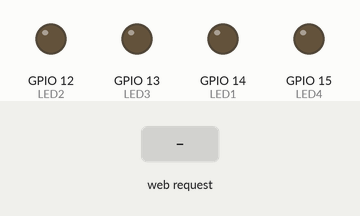
Simulated run of this sketch. Board: ESP8266 (NodeMCU). Parts: output pins drawn as LEDs (lit = HIGH). The test bench sets the inputs (shaded band). WiFi joins after 1.5 s; servers stay silent unless stated; what the sketch prints to the serial monitor is not drawn.

Above: at 2.7 s.
2.8 s: HTTP request GET /LED1=ON received
At 3.3 s:
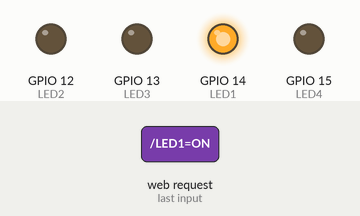
4.3 s: HTTP request GET /ALL=ON received
At 5.5 s:
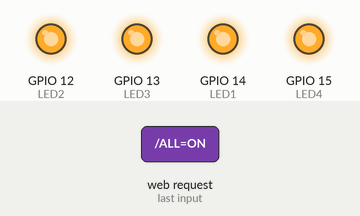
5.8 s: HTTP request GET /LED1=OFF received
At 6.8 s:
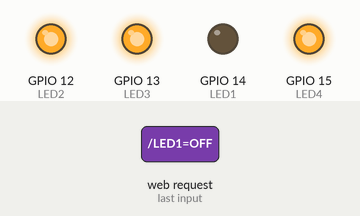
7.3 s: HTTP request GET /LED2=OFF received
At 7.9 s:
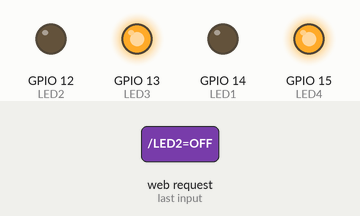
8.8 s: HTTP request GET /LED3=OFF received
At 9.1 s:
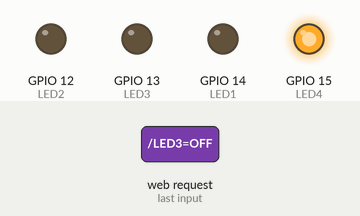
10.3 s: HTTP request GET /LED2=ON received
At 11.4 s:
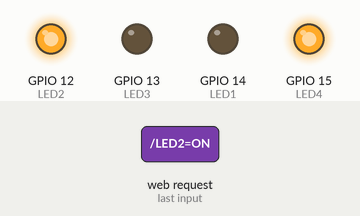
Timing chart, 0 to 12.8 s (numbered marks = the images above; inputs shaded):
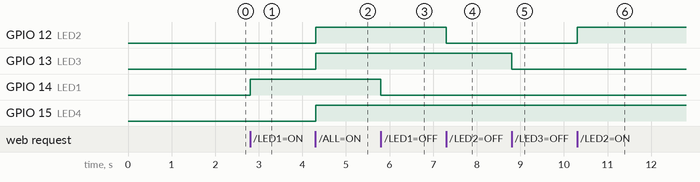

Measured:
- after the input at 2.8 s, GPIO 14 (LED1): LOW → HIGH at once
- after the input at 4.3 s, GPIO 12 (LED2), GPIO 13 (LED3), GPIO 15 (LED4): LOW → HIGH at once
- after the input at 5.8 s, GPIO 14 (LED1): HIGH → LOW at once
- after the input at 7.3 s, GPIO 12 (LED2): HIGH → LOW at once
- after the input at 8.8 s, GPIO 13 (LED3): HIGH → LOW at once
- after the input at 10.3 s, GPIO 12 (LED2): LOW → HIGH at once

The sketch:

nodemcu.ino
```cpp
#include <ESP8266WiFi.h>

//const for wifi
const char* ssid = "cobaa";
const char* password = "inipassword";

// declaring variables

int LED1 = 14; //D7 on ESP Board
int LED2 = 12; //D6 on ESP Board
int LED3 = 13; //D5 on ESP Board
int LED4 = 15; //D4 on ESP Board
  int value1 = LOW;
  int value2 = LOW;
  int value3 = LOW;
  int value4 = LOW;

//declare function to set up a http web server at port 80
WiFiServer server(80);

void setup() {
  //set serial data to baudrate to 115200
  Serial.begin(115200);
  delay(10);

  //declare function for led and then set all pin output to low
  pinMode(LED1, OUTPUT);
  pinMode(LED2, OUTPUT);
  pinMode(LED3, OUTPUT);
  pinMode(LED4, OUTPUT);
  digitalWrite(LED1, LOW);
  digitalWrite(LED2, LOW);
  digitalWrite(LED3, LOW);
  digitalWrite(LED4, LOW);

  // Connect to WiFi network
  Serial.println();
  Serial.println();
  Serial.print("Connecting to ");
  Serial.println(ssid);

  WiFi.begin(ssid, password);

  while (WiFi.status() != WL_CONNECTED) {
    delay(500);
    Serial.print(".");
  }
  Serial.println("");
  Serial.println("WiFi connected");

  // Start the server
  server.begin();
  Serial.println("Server started");

  // Print the IP address
  Serial.print("Use this URL to connect: ");
  Serial.print("http://");
  Serial.print(WiFi.localIP());
  Serial.println("/");

}

void loop() {
  // Check if a client has connected
  WiFiClient client = server.available();
  if (!client) {
    return;
  }

  // Wait until the client sends some data
  Serial.println("new client");
  while(!client.available()){
    delay(1);
  }

  // Read the first line of the request
  String request = client.readStringUntil('\r');
  Serial.println(request);
  client.flush();

// Set LED according to the request
  client.println("HTTP/1.1 200 OK");
  client.println("Content-Type: text/html");
  client.println(""); //  do not forget this one

  //make webpage for the server to serve
  client.println("<!DOCTYPE HTML>");
  client.println("<html>");
  client.println("<head>");
  client.println("<title>");
  client.println("WifiControl");
  client.println("</title>");
  client.println("</head>");
  client.println("<fieldset>");
  client.println("<font color = red>");
  client.println("<font-family = sans-serif>");
  client.print("Wifi Control");
  client.println("</font>");
  client.println("</fieldset>");
  client.println("<br><br>");

 // Return the response relay1
  client.print("LED1 is now: ");
  // if server find that client request page of LED then do

  // Return the response relay1
  if (request.indexOf("/LED1=ON") != -1)  {
    digitalWrite(LED1, HIGH);
    value1 = HIGH;
    }
  if (request.indexOf("/LED1=OFF") != -1)  {
    digitalWrite(LED1, LOW);
    value1 = LOW;
     }
     if(value1==HIGH){client.print("ON");}
     if(value1==LOW){client.print("OFF");}

  client.println("<br><br>");
  client.println("<a href=\"/LED1=ON\"\"><button>LED1 ON </button></a>");
  client.println("<a href=\"/LED1=OFF\"\"><button>LED1 OFF </button></a><br />");
  client.println("</html>");

 // Return the response relay2
 client.println("<br><br>");
 client.print("LED2 is now: ");
  // Control LED 2
  if (request.indexOf("/LED2=ON") != -1)  {
    digitalWrite(LED2, HIGH);
    value2 = HIGH;
    }
  if (request.indexOf("/LED2=OFF") != -1)  {
    digitalWrite(LED2, LOW);
    value2 = LOW;
    }
    if(value2==HIGH){client.print("ON");}
     if(value2==LOW){client.print("OFF");}

  client.println("<br><br>");
  client.println("<a href=\"/LED2=ON\"\"><button>LED2 ON </button></a>");
  client.println("<a href=\"/LED2=OFF\"\"><button>LED2 OFF </button></a><br />");
  client.println("</html>");

  // Return the response relay3
  client.println("<br><br>");
  client.print("LED3 is now: ");
  // Control LED 3
  if (request.indexOf("/LED3=ON") != -1)  {
    digitalWrite(LED3, HIGH);
    value3 = HIGH;
    }
  if (request.indexOf("/LED3=OFF") != -1)  {
    digitalWrite(LED3, LOW);
    value3 = LOW;
    }
    if(value3==HIGH){client.print("ON");}
     if(value3==LOW){client.print("OFF");}

  client.println("<br><br>");
  client.println("<a href=\"/LED3=ON\"\"><button>LED3 ON </button></a>");
  client.println("<a href=\"/LED3=OFF\"\"><button>LED3 OFF </button></a><br />");
  client.println("</html>");

  // Return the response relay4
  client.println("<br><br>");
  client.print("LED4 is now: ");
  // Control LED 4
  if (request.indexOf("/LED4=ON") != -1)  {
    digitalWrite(LED4, HIGH);
    value4 = HIGH;
    }
  if (request.indexOf("/LED4=OFF") != -1)  {
    digitalWrite(LED4, LOW);
    value4 = LOW;
    }
    if(value4==HIGH){client.print("ON");}
     if(value4==LOW){client.print("OFF");}

  client.println("<br><br>");
  client.println("<a href=\"/LED4=ON\"\"><button>LED4 ON </button></a>");
  client.println("<a href=\"/LED4=OFF\"\"><button>LED4 OFF </button></a><br />");

 // same concept but instead only turning on one relay it turn all the relay on/off
   if (request.indexOf("/ALL=ON") != -1)  {
    digitalWrite(LED1, HIGH);
    value1 = HIGH;
    digitalWrite(LED2, HIGH);
    value2 = HIGH;
    digitalWrite(LED3, HIGH);
    value3 = HIGH;
    digitalWrite(LED4, HIGH);
    value4 = HIGH;
    }
  if (request.indexOf("/ALL=OFF") != -1)  {
    digitalWrite(LED1, LOW);
    value1 = LOW;
    digitalWrite(LED2, LOW);
    value2 = LOW;
    digitalWrite(LED3, LOW);
    value3 = LOW;
    digitalWrite(LED4, LOW);
    value4 = LOW;
    }
  client.println("<br><br>");
  client.println("<a href=\"/ALL=ON\"\"><button>ALL ON</button></a>");
  client.println("<a href=\"/ALL=OFF\"\"><button>ALL OFF</button></a><br />");
  client.println("</html>");

  delay(1);
  Serial.println("Client disonnected");
  Serial.println("");

}
```
